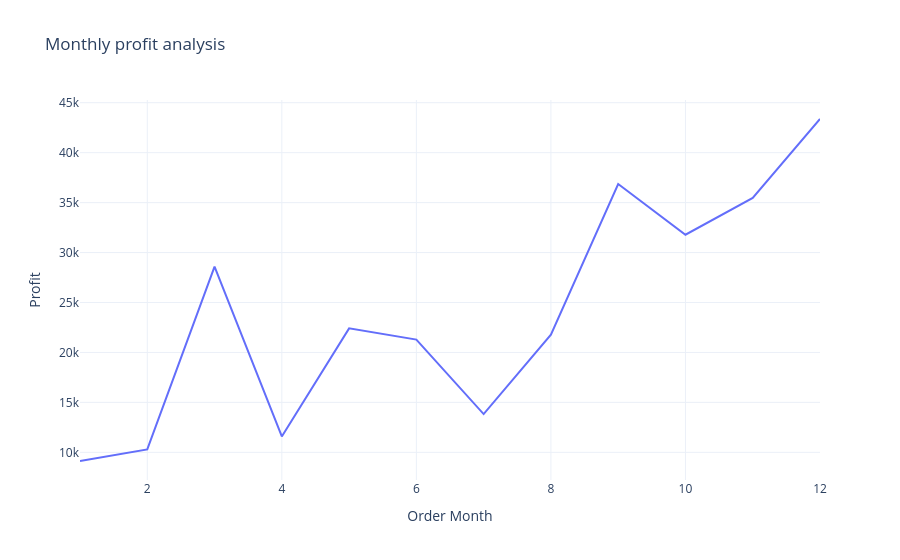

The cell this chart's notebook holds for it:
### Code cell
profit_by_month = data.groupby('Order Month')['Profit'].sum().reset_index()
fig = px.line(profit_by_month, x= 'Order Month', y= 'Profit', title= 'Monthly profit analysis')
fig.show()

### Figure 1 — Plotly figure (JSON) as saved in the notebook; plotly's stock layout.template omitted (floating-point values rounded to 4 significant figures)
{"data": [{"hovertemplate": "Order Month=%{x}<br>Profit=%{y}<extra></extra>", "legendgroup": "", "line": {"color": "#636efa", "dash": "solid"}, "marker": {"symbol": "circle"}, "mode": "lines", "name": "", "orientation": "v", "showlegend": false, "type": "scatter", "x": [1, 2, 3, 4, 5, 6, 7, 8, 9, 10, 11, 12], "xaxis": "x", "y": [9134.0, 10290.0, 28590.0, 11590.0, 22410.0, 21290.0, 13830.0, 21780.0, 36860.0, 31780.0, 35470.0, 43370.0], "yaxis": "y"}], "layout": {"legend": {"tracegroupgap": 0}, "title": {"text": "Monthly profit analysis"}, "xaxis": {"anchor": "y", "domain": [0, 1], "title": {"text": "Order Month"}}, "yaxis": {"anchor": "x", "domain": [0, 1], "title": {"text": "Profit"}}}}
